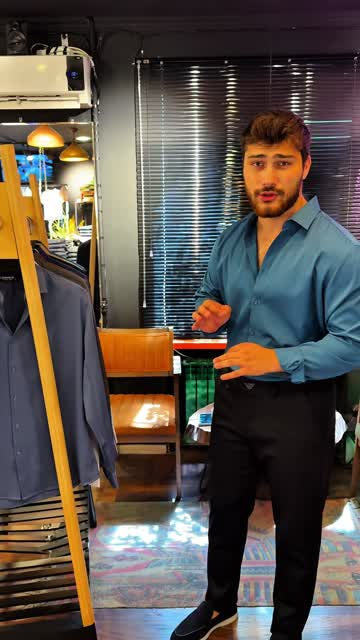
#> input picture 00_Working/silk_full_timeline/sec_009.jpg, 360 x 640 px; its folder holds only this picture in this run
$ python scan_full_silk_video.py
#> lines starting #> are read from the running program, lines starting #| are printed output that depends on the picture
import os
import subprocess
import glob
from PIL import Image, ImageDraw

output_dir = r'C:\Users\User\Documents\Moradin Industries\04_Projects\Marko_Digital_Atelier\00_Working\silk_full_timeline'
os.makedirs(output_dir, exist_ok=True)

video_path = r'D:\Media\Telegram_Exports\ChatExport_2026-09-26\video_files\copy_3FD097F2-149E-4E5E-B23E-B4FE97836874.mov'

# Extract 1 frame per second across all 71 seconds
cmd = [
    'ffmpeg', '-y',
    '-i', video_path,
    '-vf', 'fps=1,scale=360:640',
    os.path.join(output_dir, 'sec_%03d.jpg')
]
subprocess.run(cmd, check=True)
#> (this line was passed over: subprocess is not available in this run)

# Make montage of 71 frames (8 cols x 9 rows)
files = sorted(glob.glob(os.path.join(output_dir, 'sec_*.jpg')))
cols = 8
thumb_w = 200
thumb_h = 356
rows = (len(files) + cols - 1) // cols
montage = Image.new('RGB', (cols * thumb_w, rows * thumb_h), (20, 20, 20))
#> montage: PIL image 1600x356 RGB; every value is 20
draw = ImageDraw.Draw(montage)

for idx, f in enumerate(files):
    im = Image.open(f).resize((thumb_w, thumb_h), Image.Resampling.LANCZOS)
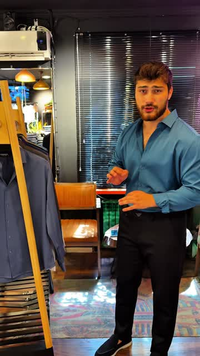
#> im: PIL image 200x356 RGB; mean R, G, B 91.8, 83.2, 75.4
    r = idx // cols
    c = idx % cols
    x = c * thumb_w
    y = r * thumb_h
    montage.paste(im, (x, y))
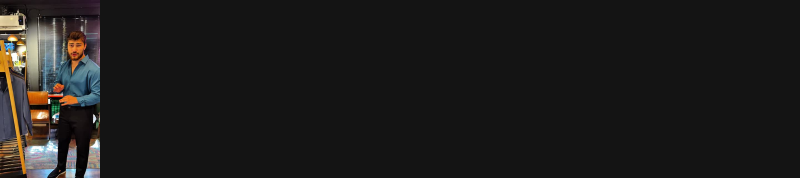
#> montage: PIL image 1600x356 RGB (shown at 1/2 size); mean R, G, B 29, 27.9, 26.9
    label = os.path.basename(f).replace('sec_', '').replace('.jpg', 's')
    draw.rectangle([x, y, x + thumb_w, y + 20], fill=(0, 0, 0, 180))
    draw.text((x + 4, y + 2), label, fill=(255, 255, 255))

montage_path = r'C:\Users\User\Documents\Moradin Industries\04_Projects\Marko_Digital_Atelier\00_Working\silk_full_montage.jpg'
montage.save(montage_path, quality=85)
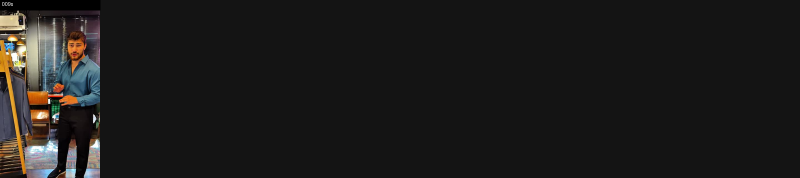
#> saved as silk_full_montage.jpg: PIL image 1600x356 RGB (shown at 1/2 size); mean R, G, B 28.8, 27.8, 26.7
print(f"Saved full timeline montage to {montage_path}")

$ run again, on 00_Working/silk_full_timeline/sec_046.jpg
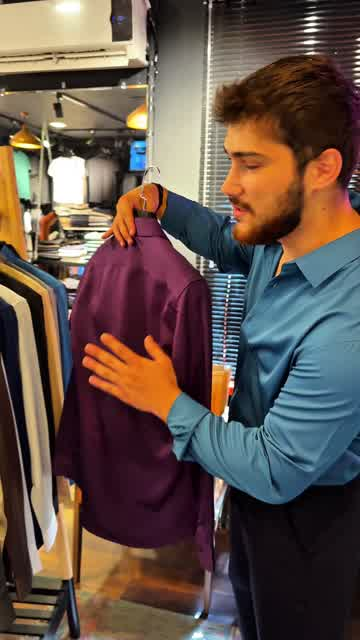
#> input picture 00_Working/silk_full_timeline/sec_046.jpg, 360 x 640 px
#> `im = Image.open(f).resize((thumb_w, thumb_h), Image.Resampling.LANCZOS)`:
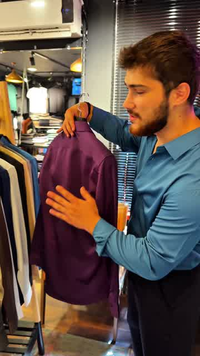
#> im: PIL image 200x356 RGB; mean R, G, B 98.4, 82.1, 73.7
#> `montage.save(montage_path, quality=85)`:
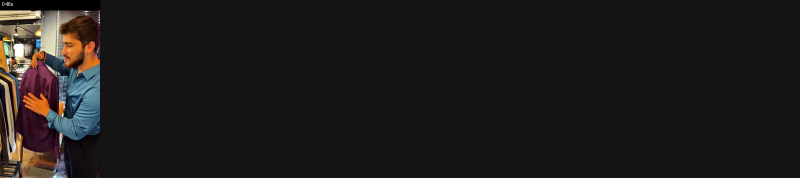
#> saved as silk_full_montage.jpg: PIL image 1600x356 RGB (shown at 1/2 size); mean R, G, B 29, 27.1, 26.1

$ run again, on 00_Working/silk_full_timeline/sec_050.jpg
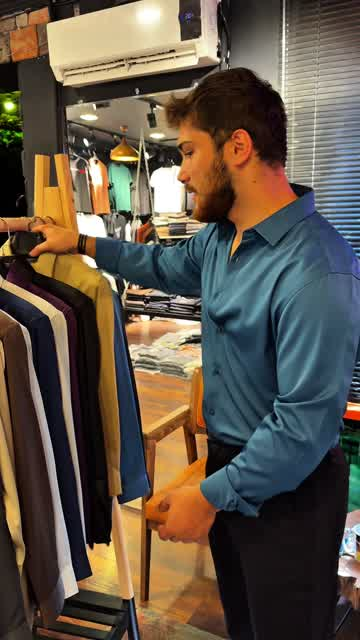
#> input picture 00_Working/silk_full_timeline/sec_050.jpg, 360 x 640 px
#> `im = Image.open(f).resize((thumb_w, thumb_h), Image.Resampling.LANCZOS)`:
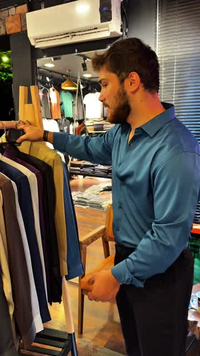
#> im: PIL image 200x356 RGB; mean R, G, B 96.6, 85.4, 71.7
#> `montage.save(montage_path, quality=85)`:
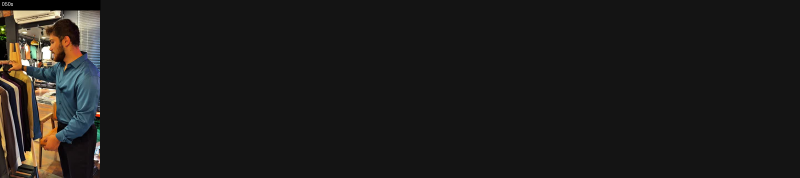
#> saved as silk_full_montage.jpg: PIL image 1600x356 RGB (shown at 1/2 size); mean R, G, B 28.7, 27.4, 25.8

$ run again, on 00_Working/silk_full_timeline/sec_054.jpg
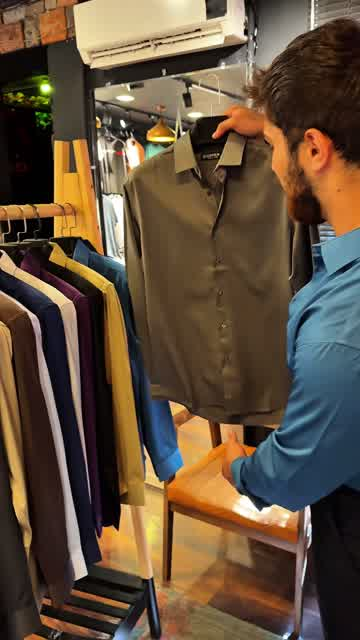
#> input picture 00_Working/silk_full_timeline/sec_054.jpg, 360 x 640 px
#> `im = Image.open(f).resize((thumb_w, thumb_h), Image.Resampling.LANCZOS)`:
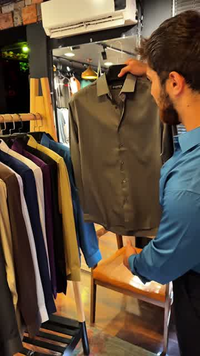
#> im: PIL image 200x356 RGB; mean R, G, B 98.2, 79.8, 60.2
#> `montage.save(montage_path, quality=85)`:
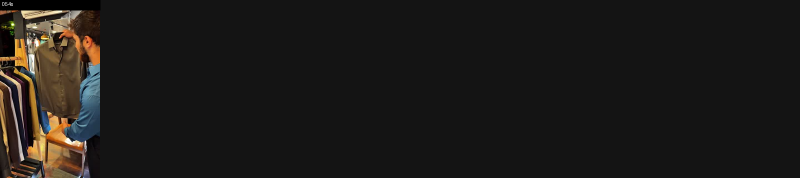
#> saved as silk_full_montage.jpg: PIL image 1600x356 RGB (shown at 1/2 size); mean R, G, B 28.6, 26.5, 24.2

$ run again, on 00_Working/silk_full_timeline/sec_011.jpg
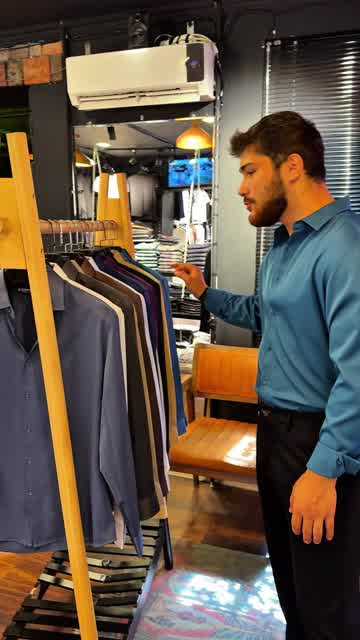
#> input picture 00_Working/silk_full_timeline/sec_011.jpg, 360 x 640 px
#> `im = Image.open(f).resize((thumb_w, thumb_h), Image.Resampling.LANCZOS)`:
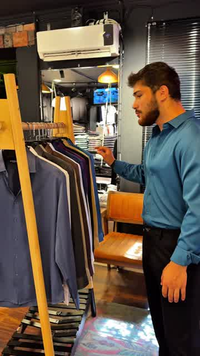
#> im: PIL image 200x356 RGB; mean R, G, B 100.2, 86.4, 72
#> `montage.save(montage_path, quality=85)`:
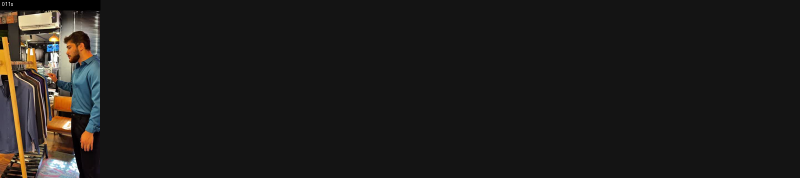
#> saved as silk_full_montage.jpg: PIL image 1600x356 RGB (shown at 1/2 size); mean R, G, B 29.8, 28.1, 26.3
